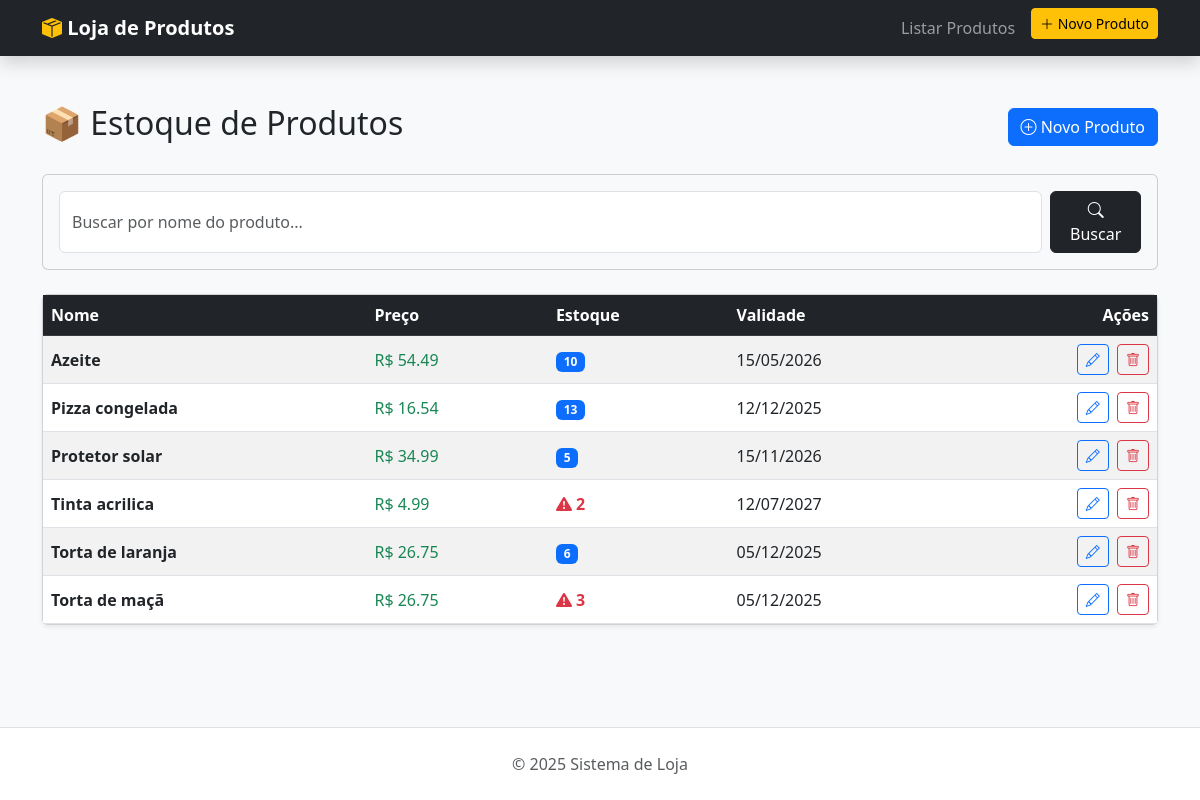
The page / on the database its author committed.
### gestao/models.py (models this page shows, shortened)
class Produto(models.Model):
    nome = models.CharField(max_length=100)
    descricao = models.TextField()
    preco = models.DecimalField(max_digits=10, decimal_places=2)
    validade = models.DateField()
    quantidade = models.IntegerField(default=0)

### gestao/views.py (the view)
# urls.py: path('', views.produto_list, name='produto_list'),
def produto_list(request):
    produtos = Produto.objects.all().order_by('nome')
    search_query = request.GET.get('q')
    if search_query:
        produtos = produtos.filter(nome__icontains=search_query)
    return render(request, 'gestao/produto_list.html', {'produtos': produtos})

### gestao/templates/gestao/produto_list.html (shortened to what this page needs)
{% extends 'gestao/base.html' %}
{% block content %}
    <div class="row mb-4 align-items-center">
        <div class="col-md-6">
            <h2>📦 Estoque de Produtos</h2>
        </div>
        <div class="col-md-6 text-end">
            <a href="{% url 'produto_novo' %}" class="btn btn-primary">
                <i class="bi bi-plus-circle"></i> Novo Produto
            </a>
        </div>
    </div>
    <div class="card mb-4 bg-light">
        <div class="card-body">
            <form method="GET" class="d-flex gap-2">
                <input type="text" name="q" class="form-control" placeholder="Buscar por nome do produto..." value="{{ request.GET.q }}">
                <button type="submit" class="btn btn-dark">
                    <i class="bi bi-search"></i> Buscar
                </button>
            </form>
        </div>
    </div>
    <div class="card shadow-sm">
        <div class="card-body p-0">
            <table class="table table-hover table-striped mb-0 align-middle">
                <thead class="table-dark">
                    <tr>
                        <th>Nome</th>
                        <th>Preço</th>
                        <th>Estoque</th><th>Validade</th>
                        <th class="text-end">Ações</th> </tr>
                </thead>
                <tbody>
                    {% for produto in produtos %}
                    <tr>
                        <td class="fw-bold">{{ produto.nome }}</td>
                        <td class="text-success">R$ {{ produto.preco }}</td>
                        <td>
                            {% if produto.quantidade < 5 %}
                                <span class="text-danger fw-bold">
                                    <i class="bi bi-exclamation-triangle-fill"></i> {{ produto.quantidade }}
                                </span>
                            {% else %}
                                <span class="badge bg-primary">{{ produto.quantidade }}</span>
                            {% endif %}
                        </td>
                        <td>{{ produto.validade|date:"d/m/Y" }}</td>
                        <td class="text-end">
                            <a href="{% url 'produto_edit' produto.id %}" class="btn btn-sm btn-outline-primary me-1" title="Editar">
                                <i class="bi bi-pencil"></i>
                            </a>
                            <a href="{% url 'produto_delete' produto.id %}" class="btn btn-sm btn-outline-danger" title="Excluir" onclick="return confirm('Tem certeza que deseja apagar {{ produto.nome }}?');">
                                <i class="bi bi-trash"></i>
                            </a>
                        </td>
                    </tr>
                    {% endfor %}
                </tbody>
            </table>
        </div>
    </div>
{% endblock %}

### gestao/templates/gestao/base.html (shortened to what this page needs)
<!DOCTYPE html>
<html lang="pt-br">
<head>
    <link href="https://cdn.jsdelivr.net/npm/bootstrap@5.3.0/dist/css/bootstrap.min.css" rel="stylesheet">
    <link rel="stylesheet" href="https://cdn.jsdelivr.net/npm/bootstrap-icons@1.11.3/font/bootstrap-icons.min.css">
</head>
<body class="d-flex flex-column min-vh-100 bg-light">
    <nav class="navbar navbar-expand-lg navbar-dark bg-dark shadow">
        <div class="container">
            <a class="navbar-brand fw-bold" href="/">
                <i class="bi bi-box-seam-fill text-warning"></i> Loja de Produtos
            </a>
            <div class="collapse navbar-collapse">
                <ul class="navbar-nav ms-auto">
                    <li class="nav-item">
                        <a class="nav-link" href="/">Listar Produtos</a>
                    </li>
                    <li class="nav-item">
                        <a class="btn btn-warning btn-sm ms-2" href="{% url 'produto_novo' %}">
                            <i class="bi bi-plus-lg"></i> Novo Produto
                        </a>
                    </li>
                </ul>
            </div>
        </div>
    </nav>
    <div class="container mt-5">
        {% block content %}
        {% endblock %}
    </div>
    <footer class="bg-white text-center py-4 mt-auto border-top">
        <div class="container">
            <p class="mb-0 text-muted">&copy; 2025 Sistema de Loja</p>
        </div>
    </footer>
</body>
</html>

### rows shown on the page
Produto: nome "Azeite", preco "54.49", quantidade "10", validade "15/05/2026"
Produto: nome "Pizza congelada", preco "16.54", quantidade "13", validade "12/12/2025"
Produto: nome "Protetor solar", preco "34.99", quantidade "5", validade "15/11/2026"
Produto: nome "Tinta acrilica", preco "4.99", quantidade "2", validade "12/07/2027"
Produto: nome "Torta de laranja", preco "26.75", quantidade "6", validade "05/12/2025"
Produto: nome "Torta de maçã", preco "26.75", quantidade "3", validade "05/12/2025"
